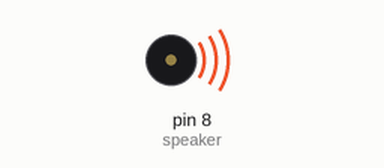
Simulated run of this sketch. Board: Arduino Uno, built with avr-gcc and run on an emulated ATmega328P. Shown: buzzer (waves = sounding).

Above: at 0.12 s.
At 4.1 s:
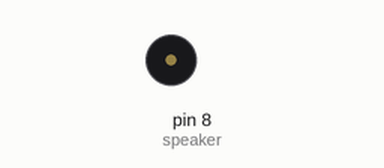
Timing chart, 0 to 6.8 s (numbered marks = the images above):
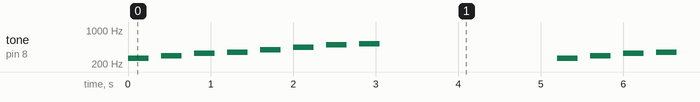

The sketch:

arduino10_SpeakerTon.ino
```cpp
int speaker = 8;
int melody[] = {262,294,330,349,392,440,494,523};
void setup() {
  pinMode(speaker, OUTPUT);
}

void loop() {
  for(int i=0; i<8; i++){
    tone(speaker, melody[i], 250);
    delay(400);
    noTone(speaker);
  }
  delay(2000);
}
```

Measured:
- by itself, tone on pin 8 (speaker): repeats every 5.2 s: silent 0.15 s, 294 Hz 0.25 s, silent 0.15 s, 330 Hz 0.25 s, silent 0.15 s, 349 Hz 0.25 s, silent 0.15 s, 392 Hz 0.25 s, silent 0.15 s, 440 Hz 0.25 s, silent 0.15 s, 494 Hz 0.25 s, silent 0.15 s, 523 Hz 0.25 s, silent 2.2 s, 262 Hz 0.25 s
